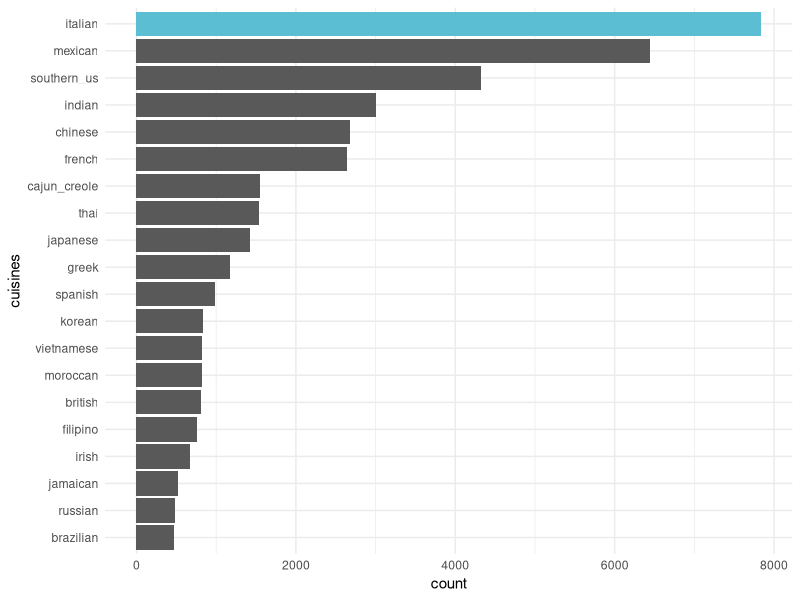

Here is the R script that generated this plot:

library(ggplot2)

d <- read.csv('data/csv/cuisine.csv')
d$name <- rownames(d)

p <- ggplot() + geom_bar(data=d, aes(x=reorder(cuisine,d$count), y=count), stat='identity') + coord_flip()
p <- p + labs(y='count', x='cuisines') + theme(plot.title = element_text(size=18))
g<-p + geom_bar(data=d[d$cuisine=='italian', ], aes(x=cuisine, y=count), fill='#5CBED2', stat='identity') +theme_minimal()

ggsave(('img/cuisine_num.png'), plot=g)
